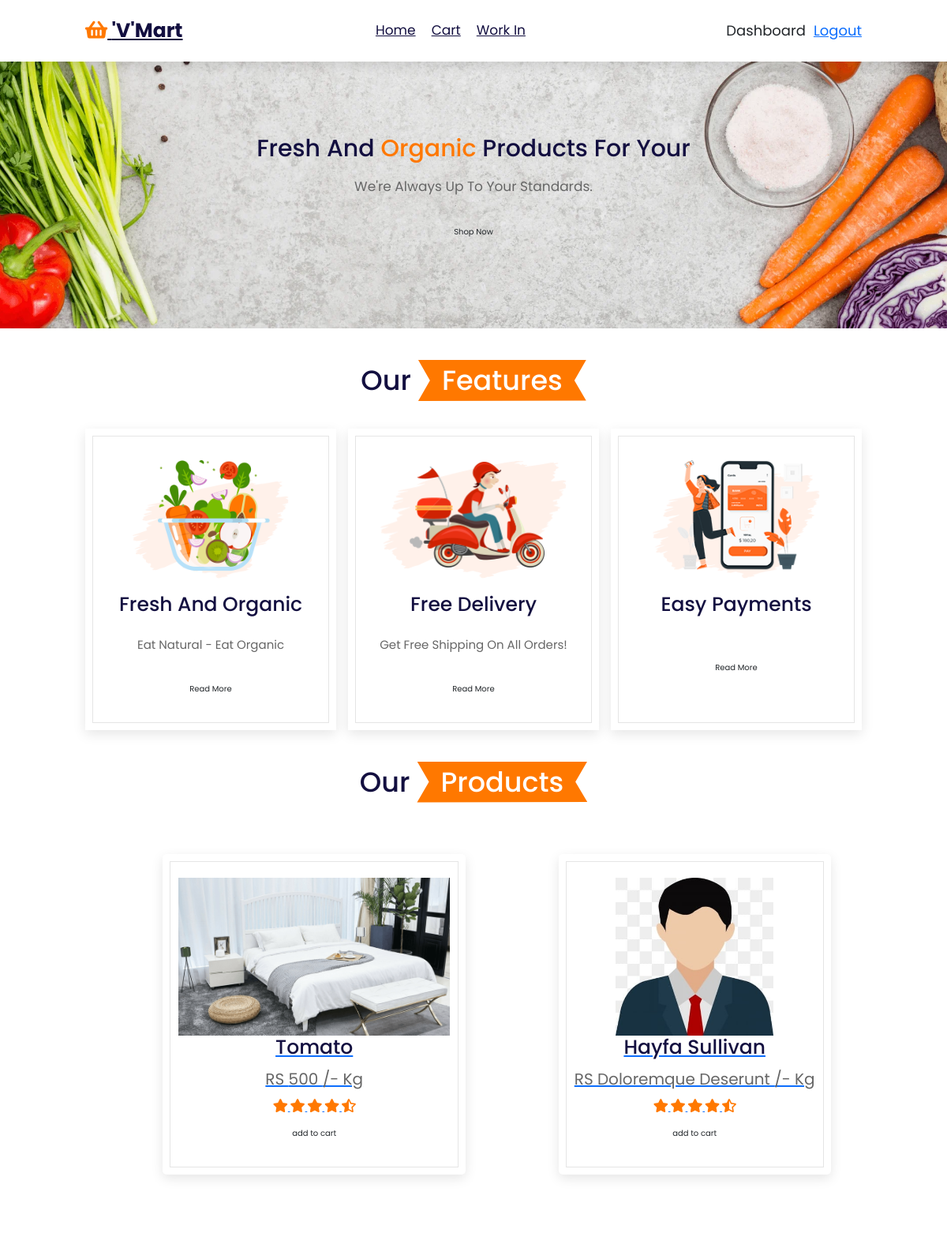
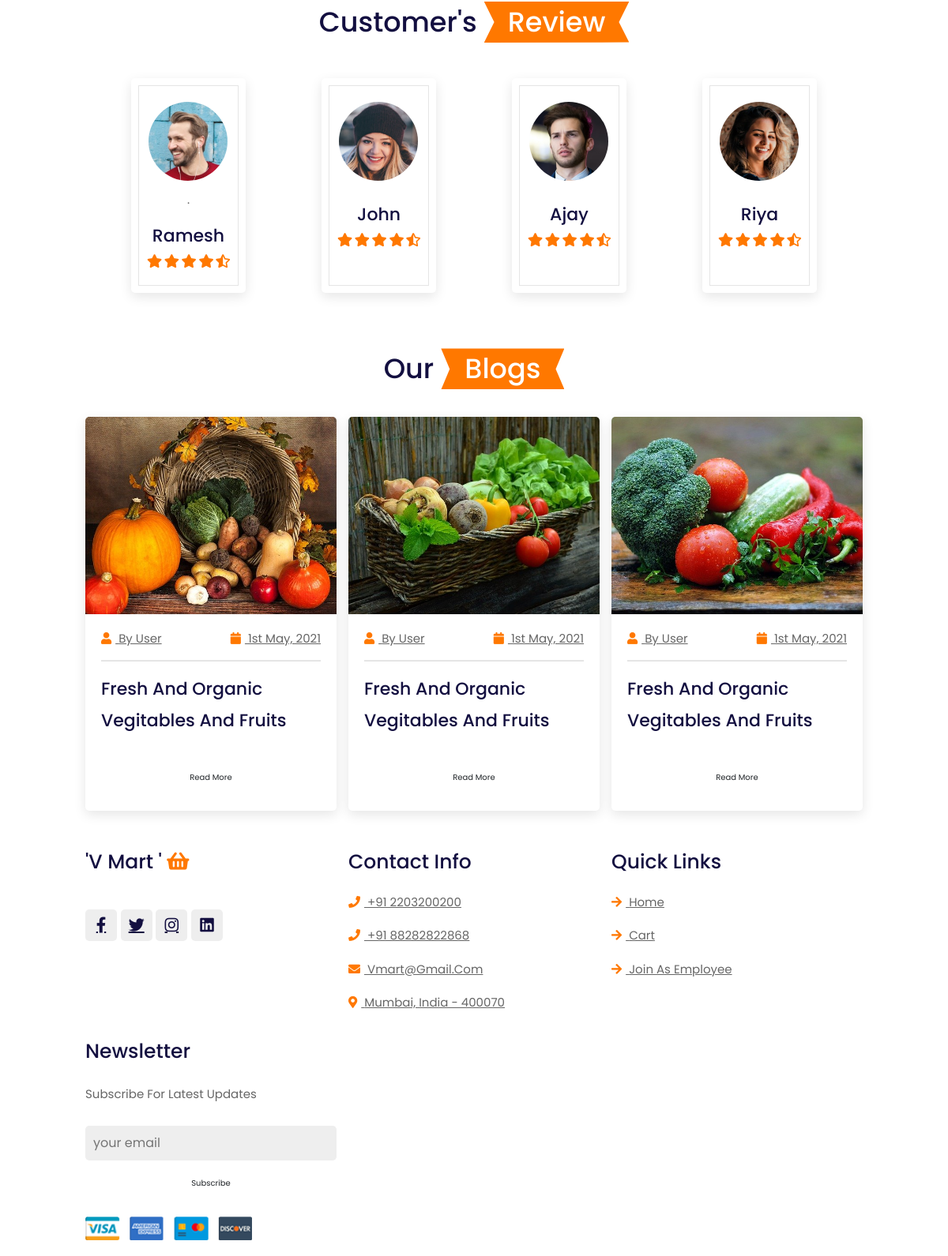
Page /user/index (signed in) on the committed database (2 pictures, top to bottom).
### super_market/models.py (models this page shows)
class Product(models.Model):
    name = models.CharField(max_length=100)
    description = models.CharField(max_length=100)
    image = models.ImageField(upload_to='Profile', max_length=100)
    price = models.CharField(max_length=100)
    created_at = models.DateTimeField(auto_now_add=True)
    updated_at = models.DateTimeField(auto_now=True)

### super_market/views.py (the view)
# urls.py: path('user/index', views.user_index,name="user_index"),
@login_required(login_url='login')
def user_index(request):
    product = Product.objects.all()
    return render(request, "user/index.html",{'product':product})

### template/user/index.html (shortened to what this page needs)
{% extends 'user/base.html' %}
{% block body %}
{% load static %}
<section class="home" id="home">
    <div class="content">
        <h3>fresh and <span>organic</span> products for your</h3>
        <p>We're always up to your standards.</p>
        <a href="#" class="btn">shop now</a>
    </div>
</section>
<section class="features" id="features">
    <h1 class="heading"> our <span>features</span> </h1>
    <div class="box-container">
        <div class="box">
            <img src="{% static 'image/feature-img-1.png' %}" alt="">
            <h3>fresh and organic</h3>
            <p>Eat natural - Eat Organic </p>
            <a href="#" class="btn">read more</a>
        </div>
        <div class="box">
            <img src="{% static 'image/feature-img-2.png' %}" alt="">
            <h3>free delivery</h3>
            <p>Get Free Shipping on all orders!</p>
            <a href="#" class="btn">read more</a>
        </div>
        <div class="box">
            <img src="{% static 'image/feature-img-3.png' %}" alt="">
            <h3>easy payments</h3>
            <p>
            </p>
            <a href="#" class="btn">read more</a>
        </div>
    </div>
</section>
<h1 class="heading"> our <span>products</span> </h1>
<section class="products" id="products">
    <div class="flexCard">
    <div class="swiper product-slider">
        <div class="swiper-wrapper" style="display: flex; justify-content: space-around;">
            {% for p in product %}
            <a href="{% url 'product' p.id %}">
            <div class="swiper-slide box">
                <img src="{{p.image.url}}" alt="">
                <h3>{{p.name}}</h3>
                <div class="price"> RS {{p.price}} /- kg </div>
                <div class="stars">
                    <i class="fas fa-star"></i>
                    <i class="fas fa-star"></i>
                    <i class="fas fa-star"></i>
                    <i class="fas fa-star"></i>
                    <i class="fas fa-star-half-alt"></i>
                </div>
            </a>
            <form action="{% url 'ucart' %}" method="post">
                <button class="btn">add to cart</button>
            </form>
            </div>
            {% endfor %}
        </div>
</section>
<section class="review" id="review">
    <h1 class="heading"> customer's <span>review</span> </h1>
    <div class="swiper review-slider">
        <div class="swiper-wrapper"style="display: flex; justify-content: space-around;">
            <div class="swiper-slide box">
                <img src="{% static '/image/pic-1.png' %}" alt="">
                <p> .</p>
                <h3> Ramesh </h3>
                <div class="stars">
                    <i class="fas fa-star"></i>
                    <i class="fas fa-star"></i>
                    <i class="fas fa-star"></i>
                    <i class="fas fa-star"></i>
                    <i class="fas fa-star-half-alt"></i>
                </div>
            </div>
            <div class="swiper-slide box">
                <img src="{% static '/image/pic-2.png' %}" alt="">
                <p> </p>
                <h3>john </h3>
                <div class="stars">
                    <i class="fas fa-star"></i>
                    <i class="fas fa-star"></i>
                    <i class="fas fa-star"></i>
                    <i class="fas fa-star"></i>
                    <i class="fas fa-star-half-alt"></i>
                </div>
            </div>
            <div class="swiper-slide box">
                <img src="{% static '/image/pic-3.png' %}" alt="">
                <p> </p>
                <h3> Ajay </h3>
                <div class="stars">
                    <i class="fas fa-star"></i>
                    <i class="fas fa-star"></i>
                    <i class="fas fa-star"></i>
                    <i class="fas fa-star"></i>
                    <i class="fas fa-star-half-alt"></i>
                </div>
            </div>
            <div class="swiper-slide box">
                <img src="{% static '/image/pic-4.png' %}" alt="">
                <p> </p>
                <h3> Riya </h3>
                <div class="stars">
                    <i class="fas fa-star"></i>
                    <i class="fas fa-star"></i>
                    <i class="fas fa-star"></i>
                    <i class="fas fa-star"></i>
                    <i class="fas fa-star-half-alt"></i>
                </div>
            </div>
        </div>
    </div>
</section>
<section class="blogs" id="blogs">
    <h1 class="heading"> our <span>blogs</span> </h1>
    <div class="box-container">
        <div class="box">
            <img src="{% static '/image/blog-1.jpg' %}" alt="">
            <div class="content">
                <div class="icons">
                    <a href="#"> <i class="fas fa-user"></i> by user </a>
                    <a href="#"> <i class="fas fa-calendar"></i> 1st may, 2021 </a>
                </div>
                <h3>fresh and organic vegitables and fruits</h3>
                <p> </p>
                <a href="https://www.thebetterindia.com/60001/choosing-organic-fruits-vegetables/" class="btn">read more</a>
            </div>
        </div>
        <div class="box">
            <img src="{% static '/image/blog-2.jpg' %}" alt="">
            <div class="content">
                <div class="icons">
                    <a href="#"> <i class="fas fa-user"></i> by user </a>
                    <a href="#"> <i class="fas fa-calendar"></i> 1st may, 2021 </a>
                </div>
                <h3>fresh and organic vegitables and fruits</h3>
                <p> </p>
                <a href="https://www.safefruitsandveggies.com/blog/" class="btn">read more</a>
            </div>
        </div>
        <div class="box">
            <img src="{% static '/image/blog-3.jpg' %}" alt="">
            <div class="content">
                <div class="icons">
                    <a href="#"> <i class="fas fa-user"></i> by user </a>
                    <a href="#"> <i class="fas fa-calendar"></i> 1st may, 2021 </a>
                </div>
                <h3>fresh and organic vegitables and fruits</h3>
                <p> </p>
                <a href="https://www.earthytales.in/blog" class="btn">read more</a>
            </div>
        </div>
    </div>
</section>
{% endblock body %}

### static/css/style.css (style rules this page uses)
:root { --orange:#ff7800; --black:#130f40; --light-color:#666; --box-shadow:0 .5rem 1.5rem rgba(0,0,0,.1); --border:.2rem solid rgba(0,0,0,.1); --outline:.1rem solid rgba(0,0,0,.1); --outline-hover:.2rem solid var(--black); }
* { font-family: 'Poppins', sans-serif; margin:0; padding:0; box-sizing: border-box; outline: none; border:none; text-decoration: none; text-transform: capitalize; transition: all .2s linear; }
html { font-size: 62.5%; overflow-x: hidden; scroll-behavior: smooth; scroll-padding-top: 7rem; }
body { background:#eee; }
section { padding:2rem 9%; }
.heading { text-align: center; padding:2rem 0; padding-bottom: 3rem; font-size: 3.5rem; color:var(--black); }
.heading span { background: var(--orange); color:#fff; display: inline-block; padding:.5rem 3rem; clip-path: polygon(100% 0, 93% 50%, 100% 99%, 0% 100%, 7% 50%, 0% 0%); }
.btn { margin-top: 1rem; display: inline-block; padding:.8rem 3rem; font-size: 1.7rem; border-radius: .5rem; border:.2rem solid var(--black); color:var(--black); cursor: pointer; background: none; }
.home { display: flex; align-items: center; justify-content: center; background: url(../image/banner-bg.webp) no-repeat; background-position: center; background-size: cover; padding-top: 17rem; padding-bottom: 10rem; }
.home .content { text-align: center; width:60rem; }
.home .content h3 { color:var(--black); font-size: 3rem; }
.home .content h3 span { color:var(--orange); }
.home .content p { color:var(--light-color); font-size: 1.7rem; padding:1rem 0; line-height: 1.8; }
.features .box-container { display: grid; grid-template-columns: repeat(auto-fit, minmax(30rem, 1fr)); gap:1.5rem; }
.features .box-container .box { padding:3rem 2rem; background: #fff; outline: var(--outline); outline-offset: -1rem; text-align: center; box-shadow: var(--box-shadow); }
.features .box-container .box img { margin:1rem 0; height: 15rem; }
.features .box-container .box h3 { font-size: 2.5rem; line-height: 1.8; color:var(--black); }
.features .box-container .box p { font-size: 1.5rem; line-height: 1.8; color:var(--light-color); padding:1rem 0; }
.products .product-slider { padding:1rem; }
.products .product-slider:first-child { margin-bottom: 2rem; }
.products .product-slider .box { background: #fff; border-radius: .5rem; text-align: center; padding:3rem 2rem; outline-offset: -1rem; outline: var(--outline); box-shadow: var(--box-shadow); transition: .2s linear; }
.products .product-slider .box img { height:20rem; }
.products .product-slider .box h3 { font-size: 2.5rem; color:var(--black); }
.products .product-slider .box .price { font-size: 2rem; color:var(--light-color); padding:.5rem 0; }
.products .product-slider .box .stars i { font-size: 1.7rem; color:var(--orange); padding:.5rem 0; }
.review .review-slider { padding:1rem; }
.review .review-slider .box { background: #fff; border-radius: .5rem; text-align: center; padding:3rem 2rem; outline-offset: -1rem; outline: var(--outline); box-shadow: var(--box-shadow); transition: .2s linear; }
.review .review-slider .box img { height:10rem; width:10rem; border-radius: 50%; }
.review .review-slider .box p { padding:1rem 0; line-height: 1.8; color:var(--light-color); font-size: 1.5rem; }
.review .review-slider .box h3 { padding-bottom: .5rem; color:var(--black); font-size: 2.2rem; }
.review .review-slider .box .stars i { color:var(--orange); font-size: 1.7rem; }
.blogs .box-container { display: grid; grid-template-columns: repeat(auto-fit, minmax(30rem, 1fr)); gap:1.5rem; }
.blogs .box-container .box { overflow: hidden; border-radius: .5rem; box-shadow: var(--box-shadow); background:#fff; }
.blogs .box-container .box img { height:25rem; width:100%; object-fit: cover; }
.blogs .box-container .box .content { padding:2rem; }
.blogs .box-container .box .content .icons { display: flex; align-items: center; justify-content: space-between; padding-bottom: 1.5rem; margin-bottom: 1rem; border-bottom: var(--border); }
.blogs .box-container .box .content .icons a { color:var(--light-color); font-size: 1.5rem; }
.blogs .box-container .box .content .icons a i { color:var(--orange); padding-right: .5rem; }
.blogs .box-container .box .content h3 { line-height: 1.8; color:var(--black); font-size: 2.2rem; padding:.5rem 0; }
.blogs .box-container .box .content p { line-height: 1.8; color:var(--light-color); font-size: 1.5rem; padding:.5rem 0; }

### rows in the picture
Product: image (picture), name "Tomato", price "500"
Product: image (placeholder picture), name "Hayfa Sullivan", price "Doloremque Deserunt"
